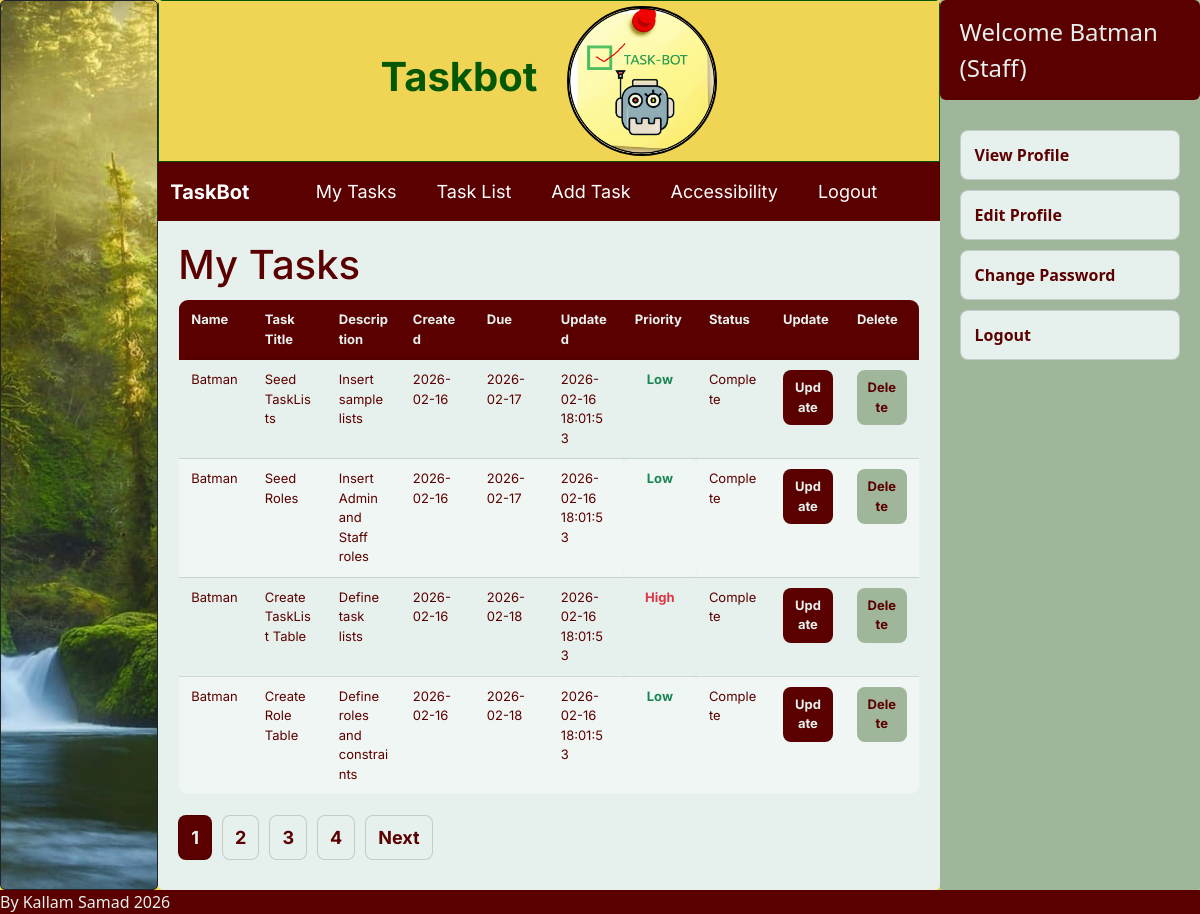
/index.php?page=tasks (signed in), run on the app's committed database.
### tables this page shows
CREATE TABLE Task ( 

  TaskID        INTEGER PRIMARY KEY AUTOINCREMENT, 

  TaskTitle     TEXT NOT NULL, 

  Description   TEXT, 

  CreateDate    DATE NOT NULL DEFAULT (DATE('now')), 

  DueDate       DATE, 

  UpdatedAt     DATETIME NOT NULL DEFAULT CURRENT_TIMESTAMP, 

  LastUpdatedBy INTEGER, 

  Priority      TEXT NOT NULL DEFAULT 'Unassigned', 

  Status        TEXT NOT NULL DEFAULT 'Pending', 

  IsArchived    INTEGER NOT NULL DEFAULT 0, 

  TaskListID    INTEGER, 

  CHECK (Priority IN ('Unassigned', 'Low', 'Medium', 'High')), 

  CHECK (Status IN ('Pending', 'Complete', 'Cancelled')), 

  FOREIGN KEY (LastUpdatedBy) REFERENCES Users(UserID) 

    ON UPDATE CASCADE 

    ON DELETE SET NULL, 

  FOREIGN KEY (TaskListID) REFERENCES TaskList(TaskListID) 

    ON UPDATE CASCADE 

    ON DELETE SET NULL 

);

CREATE TABLE Users ( 

  UserID      INTEGER PRIMARY KEY AUTOINCREMENT, 

  RoleID      INTEGER NOT NULL, 

  DisplayName TEXT NOT NULL, 

  FirstName   TEXT NOT NULL, 

  MiddleName  TEXT DEFAULT ' ', 

  LastName    TEXT NOT NULL, 

  Email       TEXT NOT NULL UNIQUE, 

  Phone       TEXT UNIQUE, 

  IsActive    INTEGER NOT NULL DEFAULT 1, 

  LastLoginAt DATETIME DEFAULT CURRENT_TIMESTAMP, 

  FOREIGN KEY (RoleID) REFERENCES Role(RoleID) 

    ON UPDATE CASCADE 

    ON DELETE CASCADE 

);

CREATE TABLE Credentials ( 

  UserID              INTEGER PRIMARY KEY, 

  Username            TEXT NOT NULL UNIQUE, 

  HashedPassword      TEXT NOT NULL, 

  PasswordChangedAt   DATETIME NOT NULL DEFAULT CURRENT_TIMESTAMP, 

  ResetToken          TEXT, 

   

  FOREIGN KEY (UserID) REFERENCES Users(UserID) 

    ON UPDATE CASCADE 

    ON DELETE CASCADE 

);

CREATE TABLE Role ( 

  RoleID   INTEGER PRIMARY KEY AUTOINCREMENT, 

  RoleType TEXT NOT NULL DEFAULT 'Staff', 

  CHECK (RoleType IN ('Admin', 'Staff')) 

);

### stafftasks.php (the view, shortened to what this page needs)
<?php
$db = new SQLite3("C:/xampp/htdocs/TaskBot/database.db");
$db->exec("PRAGMA foreign_keys = ON;");
$userId = (int)$_SESSION['userId'];
$records_per_page = 4;
$current_page = isset($_GET['p']) ? (int)$_GET['p'] : 1;
$offset = ($current_page - 1) * $records_per_page;
$countStmt = $db->prepare("SELECT COUNT(*) AS total FROM Task WHERE LastUpdatedBy = :uid");
$countStmt->bindValue(":uid", $userId, SQLITE3_INTEGER);
$countRes = $countStmt->execute();
$countRow = $countRes->fetchArray(SQLITE3_ASSOC);
$total_records = (int)($countRow['total'] ?? 0);
$total_pages = max(1, (int)ceil($total_records / $records_per_page));
$stmt = $db->prepare("
    SELECT
        U.DisplayName,
        T.TaskID,
        T.TaskTitle,
        T.Description,
        T.CreateDate,
        T.DueDate,
        T.UpdatedAt,
        T.Priority,
        T.Status
    FROM Task T
    INNER JOIN Users U ON U.UserID = T.LastUpdatedBy
    WHERE T.LastUpdatedBy = :uid
    ORDER BY T.DueDate IS NULL, T.DueDate ASC, T.TaskID DESC
    LIMIT :limit OFFSET :offset
");
$stmt->bindValue(":uid", $userId, SQLITE3_INTEGER);
$stmt->bindValue(":limit", $records_per_page, SQLITE3_INTEGER);
$stmt->bindValue(":offset", $offset, SQLITE3_INTEGER);
$result = $stmt->execute();
echo "<h1 class='page-title'>My Tasks</h1>";
echo "<div class='table-wrap'>";
echo "<table class='tasks-table'>";
echo "
<thead>
<tr>
  <th>Name</th>
  <th>Task Title</th>
  <th>Description</th>
  <th>Created</th>
  <th>Due</th>
  <th>Updated</th>
  <th>Priority</th>
  <th>Status</th>
  <th>Update</th>
  <th>Delete</th>
</tr>
</thead>
<tbody>
";
while ($row = $result->fetchArray(SQLITE3_ASSOC)) {
    $name = htmlspecialchars($row['DisplayName'] ?? '');
    $taskId = (int)($row['TaskID'] ?? 0);
    $title = htmlspecialchars($row['TaskTitle'] ?? '');
    $desc = htmlspecialchars($row['Description'] ?? '');
    $created = htmlspecialchars($row['CreateDate'] ?? '');
    $due = htmlspecialchars($row['DueDate'] ?? '');
    $updated = htmlspecialchars($row['UpdatedAt'] ?? '');
    $priorityRaw = trim((string)($row['Priority'] ?? ''));
    $priority = htmlspecialchars($priorityRaw);
    $priorityClass = 'priority-' . strtolower(preg_replace('/\s+/', '-', $priorityRaw));
    $statusRaw = trim((string)($row['Status'] ?? ''));
    $status = htmlspecialchars($statusRaw);
    $statusClass = 'status-' . strtolower(preg_replace('/\s+/', '-', $statusRaw));
    echo "<tr>
        <td>{$name}</td>
        <td>{$title}</td>
        <td class='desc'>{$desc}</td>
        <td>{$created}</td>
        <td>{$due}</td>
        <td>{$updated}</td>
        <td class='{$priorityClass}'>{$priority}</td>
        <td class='{$statusClass}'>{$status}</td>
        <td>
          <form method='POST' action='updatetask.php'>
            <input type='hidden' name='TaskID' value='{$taskId}'>
            <button class='btn' type='submit'>Update</button>
          </form>
        </td>
        <td>
          <form method='POST' action='deletetask.php' onsubmit=\"return confirm('Delete this task?');\">
            <input type='hidden' name='TaskID' value='{$taskId}'>
            <button class='btn' type='submit'>Delete</button>
          </form>
        </td>
    </tr>";
}
echo "</tbody></table>";
echo "</div>";
echo "<div class='pagination'>";
for ($i = 1; $i <= $total_pages; $i++) {
    if ($i === $current_page) {
        echo "<strong>{$i}</strong>";
    } else {
        echo "<a href='index.php?page=tasks&p={$i}'>{$i}</a>";
    }
}
if ($current_page < $total_pages) {
    $next = $current_page + 1;
    echo "<a href='index.php?page=tasks&p={$next}'>Next</a>";
}
echo "</div>";
?>

### dashboard.php (shortened to what this page needs)
<?php
require_once "db.php";
$username=$_SESSION['username'];
$stmt =$db->prepare("SELECT C.UserID,
       U.RoleID,
       U.DisplayName,
       R.RoleType
FROM Credentials AS C
INNER JOIN Users AS U ON C.UserID = U.UserID
INNER JOIN Role AS R ON U.RoleID = R.RoleID
WHERE C.Username = :username;");
$stmt->bindValue(":username",$username,SQLITE3_TEXT);
$result=$stmt->execute();
$row = $result->fetchArray(SQLITE3_ASSOC);
$id=$row["RoleType"] ?? "Unknown Role";
$displayname=$row["DisplayName"]?? "Unknown Name";
?>
<div class="hamburger">
  <div class="profile-info">
    <span>
      Welcome <?= $displayname ?>
      (<?= htmlspecialchars($id) ?>)
    </span>
  </div>
</div>
<div class="dashboard">
  <ul>
    <li><a href="viewProfile.php">View Profile</a></li>
    <li><a href="updateProfile.php">Edit Profile</a></li>
    <li><a href="updatePassword.php">Change Password</a></li>
    <li><a href="logout.php">Logout</a></li>
  </ul>
</div>

### style.css (style rules this page uses)
body { background-color:#efd553; margin:0; }
.hamburger { font-size: x-large; }
.profile-info { display: flex; align-items: center; padding-right: 20px; background-color: rgb(91,0,0); }
.dashboard { width: 100%; padding: 20px; box-sizing: border-box; }
.dashboard ul { list-style: none; margin: 0; padding: 0; }
.dashboard li { margin: 10px 0; }
.dashboard a { display: block; padding: 12px 14px; border-radius: 8px; text-decoration: none; color: rgb(91,0,0); background-color: #E6F0EC; border: 1px solid rgba(0,0,0,0.15); font-weight: 600; }
.right .dashboard { flex: 1; }
.profile-info { width: 100%; box-sizing: border-box; padding: 14px 20px; border-radius: 6px; color: #E6F0EC; }
.page-title { margin: 20px 0 10px; padding: 0 20px; color: rgb(91,0,0); font-family: 'Inter', sans-serif; }
.table-wrap { width: 100%; padding: 0 20px 20px; box-sizing: border-box; overflow-x: auto; }
.tasks-table { width: 100%; border-collapse: collapse; background: #E6F0EC; border: 1px solid rgba(0,0,0,0.15); border-radius: 10px; overflow: hidden; font-family: 'Inter', sans-serif; table-layout: fixed; }
.tasks-table th, .tasks-table td { padding: 10px 12px; border-bottom: 1px solid rgba(0,0,0,0.12); vertical-align: top; word-wrap: break-word; overflow-wrap: anywhere; white-space: normal; font-size: 0.95rem; color: rgb(91,0,0); }
.tasks-table thead th { background: rgb(91,0,0); color: #E6F0EC; font-weight: 700; }
.tasks-table tbody tr:nth-child(even) { background: rgba(255,255,255,0.35); }
.tasks-table td:nth-child(1) { width: 12%; }
.tasks-table td:nth-child(2) { width: 12%; }
.tasks-table td:nth-child(3) { width: 24%; }
.tasks-table td:nth-child(4) { width: 9%; }
.tasks-table td:nth-child(5) { width: 9%; }
.tasks-table td:nth-child(6) { width: 9%; }
.tasks-table td:nth-child(7) { width: 6%; }
.tasks-table td:nth-child(8) { width: 7%; }
.tasks-table td:nth-child(9) { width: 6%; }
.tasks-table td:nth-child(10) { width: 6%; }
.tasks-table td:nth-child(9) form, .tasks-table td:nth-child(10) form { margin: 0; }
.tasks-table td:nth-child(9) button, .tasks-table td:nth-child(10) button { width: 100%; padding: 8px 10px; border: 0; border-radius: 8px; cursor: pointer; font-weight: 700; font-family: 'Inter', sans-serif; }
.tasks-table td:nth-child(9) button { background: rgb(91,0,0); color: #E6F0EC; }
.tasks-table td:nth-child(10) button { background: #9FB69A; color: rgb(91,0,0); }
.pagination { display: flex; gap: 10px; flex-wrap: wrap; align-items: center; padding: 0 20px 30px; }
.pagination a, .pagination strong { display: inline-block; padding: 8px 12px; border-radius: 8px; text-decoration: none; border: 1px solid rgba(0,0,0,0.15); font-family: 'Inter', sans-serif; }
.pagination a { background: #E6F0EC; color: rgb(91,0,0); font-weight: 700; }
.pagination strong { background: rgb(91,0,0); color: #E6F0EC; }
.btn { font-size: small; }
.tasks-table th, .tasks-table td { font-size: small; }
.tasks-table td[class^="priority-"] { font-weight:700; text-align:center; border-radius:6px; }
.priority-high { color:#dc3545 !important; font-weight:600; }
.priority-low { color:#198754 !important; font-weight:600; }

### data on the page
task: LastUpdatedBy.DisplayName "Batman", TaskTitle "Seed TaskLists", Description "Insert sample lists", CreateDate "2026-02-16", DueDate "2026-02-17", UpdatedAt "2026-02-16 18:01:53", Priority "Low", Status "Complete"
task: LastUpdatedBy.DisplayName "Batman", TaskTitle "Seed Roles", Description "Insert Admin and Staff roles", CreateDate "2026-02-16", DueDate "2026-02-17", UpdatedAt "2026-02-16 18:01:53", Priority "Low", Status "Complete"
task: LastUpdatedBy.DisplayName "Batman", TaskTitle "Create TaskList Table", Description "Define task lists", CreateDate "2026-02-16", DueDate "2026-02-18", UpdatedAt "2026-02-16 18:01:53", Priority "High", Status "Complete"
task: LastUpdatedBy.DisplayName "Batman", TaskTitle "Create Role Table", Description "Define roles and constraints", CreateDate "2026-02-16", DueDate "2026-02-18", UpdatedAt "2026-02-16 18:01:53", Priority "Low", Status "Complete"
credentials: UserID.DisplayName "Batman", role.RoleType "Staff"
